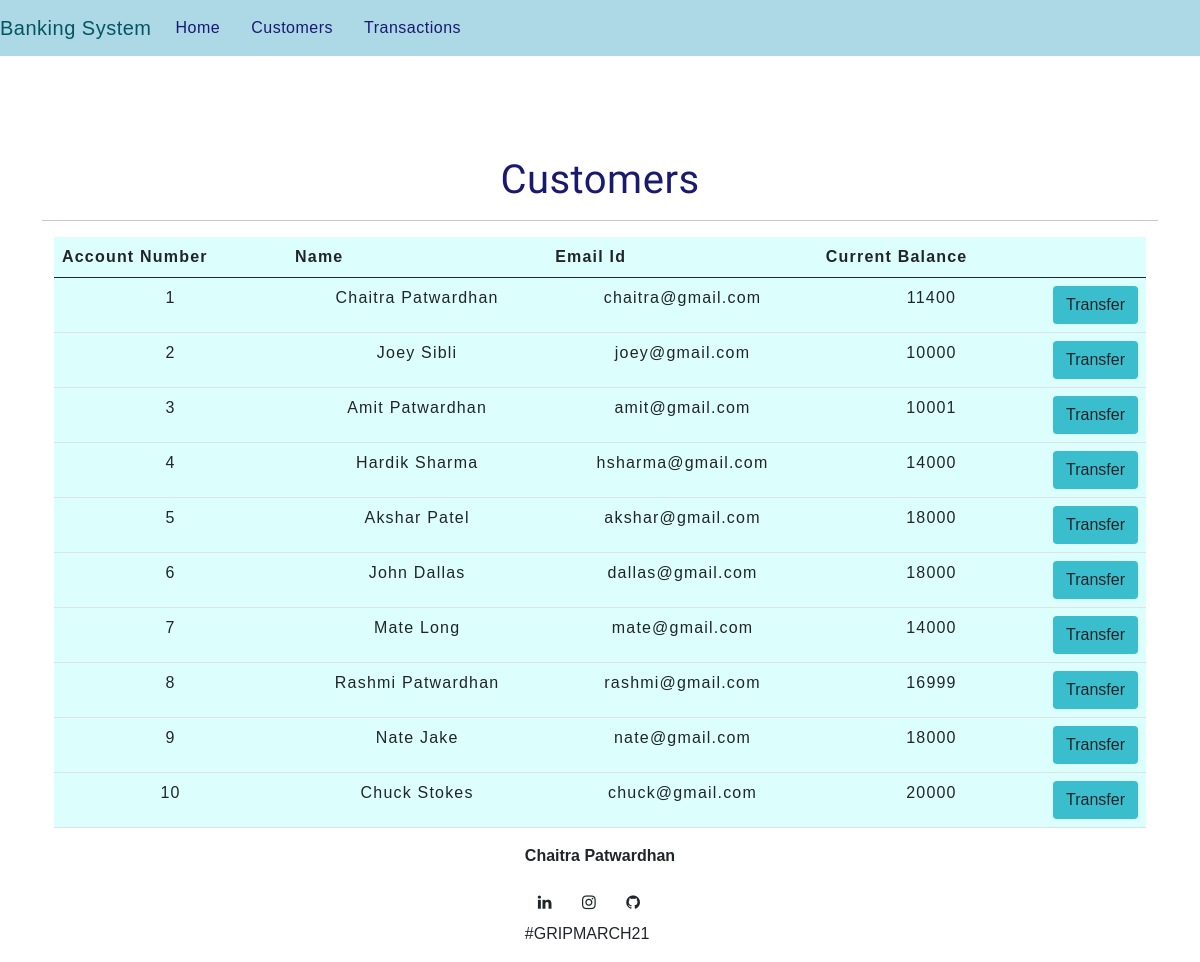
The page /customers.php on the database its author committed.
### tables this page shows
CREATE TABLE `users` (
  `id` int(10) NOT NULL,
  `name` text NOT NULL,
  `email` varchar(30) NOT NULL,
  `balance` int(10) NOT NULL
);

### customers.php (the view, shortened to what this page needs)
<!doctype html>
<html>
    <head>
    <link href="https://cdn.jsdelivr.net/npm/bootstrap@5.0.0-beta2/dist/css/bootstrap.min.css" rel="stylesheet">
    <link rel="stylesheet" type="text/css" href="css/table.css">
    <link rel="stylesheet" type="text/css" href="css/navbar.css">
    <link rel="stylesheet" href="https://cdnjs.cloudflare.com/ajax/libs/font-awesome/4.7.0/css/font-awesome.min.css">
    </head>
    <body>
        <?php
            include 'config.php';
            $sql = "SELECT * FROM users";
            $result = mysqli_query($conn , $sql);
        ?>
        <?php
          include 'navbar.php';
        ?>
<div style="margin-top: 100px;">
        <div class="container">
            <div class="row">
                <div class=" text-center">
                    <h2>Customers</h2>
                    <hr class="star-primary">
                </div>
            </div>
        <div class="container">
        <div class='well' style='background-color:#18bc9c;'>
    <table class='table' >
      <thead>
        <tr>
          <th>Account Number</th>
          <th>Name</th>
          <th>Email Id</th>
          <th>Current Balance</th>
          <th style='width: 36px;'></th>
        </tr>
       </thead>
                                <tbody>
                                <?php
                                    while($rows = mysqli_fetch_assoc($result)){
                                ?>
                                <tr>
                                <td class="py-2"><?php echo $rows['id'] ?></td>
                                <td class="py-2"><?php echo $rows['name'] ?></td>
                                <td class="py-2"><?php echo $rows['email'] ?></td>
                                <td class="py-2"><?php echo $rows['balance'] ?></td>
                                <td><a href="transfer.php?id= <?php echo $rows['id'] ;?>"> <button type="button" class="btn">Transfer</button></a></td>
                                </tr>
                                <?php
                                    }
                                ?>
                                </tbody>
                            </table>
                        </div>
                    </div>
        <footer class="footer">
    <div class="container">
        <div class="row justify-content-center">
            <div class="col-auto">
                <p class="ant"><b>Chaitra Patwardhan</b></p>
                    <a class="btn btn-social-icon btn-linkedin ant"  href="https://www.linkedin.com/in/chaitra-patwardhan-15a23b1aa/"><i class="fa fa-linkedin "></i></a>
                    <a class="btn btn-social-icon btn-instagram"  href="https://www.instagram.com/ChaitraPatwardhan/"><i class="fa fa-instagram"></i></a>
                    <a class="btn btn-social-icon btn-github" href="https://github.com/chaitrapatwardhan"><i class="fa fa-github"></i></a>
                <p class="ant">#GRIPMARCH21</p>
            </div>
        </div>
    </div>
    </footer>
    </body>
</html>

### navbar.php (shortened to what this page needs)
<nav class="navbar navbar-expand-md navbar-fixed-top">
<span class="navbar-brand mb-0 h1">Banking System</span>
    <div class="collapse navbar-collapse" C.Id="collapsibleNavbar">
          <ul class="navbar-nav ml-auto">
            <li class="nav-item">
              <a class="nav-link" href="index.php">Home</a>
            </li>
            <li class="nav-item">
              <a class="nav-link" href="customers.php">Customers</a>
            </li>
            <li class="nav-item">
              <a class="nav-link" href="history.php">Transactions</a>
            </li>
        </div>
     </nav>

### table.css (style rules this page uses)
* { padding: 0; margin: 0; box-sizing: border-box; font-family: sans-serif; }
h2 { font-size: 40px; }
table { letter-spacing: 1.2px; background: #dcfffd; }
td { text-align: center; }
button { border: none; transition: 1s; }
a .btn { background: #3abdcc; }

### navbar.css (style rules this page uses)
.navbar { background-color: lightblue; }
.nav-link { margin-right: 15px; color: midnightblue; letter-spacing: 0.5px; transition: 0.5s; text-decoration: midnightblue; }
.navbar-brand { color: rgb(3, 86, 97); letter-spacing: 0.5px; }
h2 { color: midnightblue; letter-spacing: 0.5px; font-family: "Akaya Telivigala", cursive; }

### rows shown on the page
users: id "1", name "Chaitra Patwardhan", email "chaitra@gmail.com", balance "11400"
users: id "2", name "Joey Sibli", email "joey@gmail.com", balance "10000"
users: id "3", name "Amit Patwardhan", email "amit@gmail.com", balance "10001"
users: id "4", name "Hardik Sharma", email "hsharma@gmail.com", balance "14000"
users: id "5", name "Akshar Patel", email "akshar@gmail.com", balance "18000"
users: id "6", name "John Dallas", email "dallas@gmail.com", balance "18000"
users: id "7", name "Mate Long", email "mate@gmail.com", balance "14000"
users: id "8", name "Rashmi Patwardhan", email "rashmi@gmail.com", balance "16999"
users: id "9", name "Nate Jake", email "nate@gmail.com", balance "18000"
users: id "10", name "Chuck Stokes", email "chuck@gmail.com", balance "20000"
